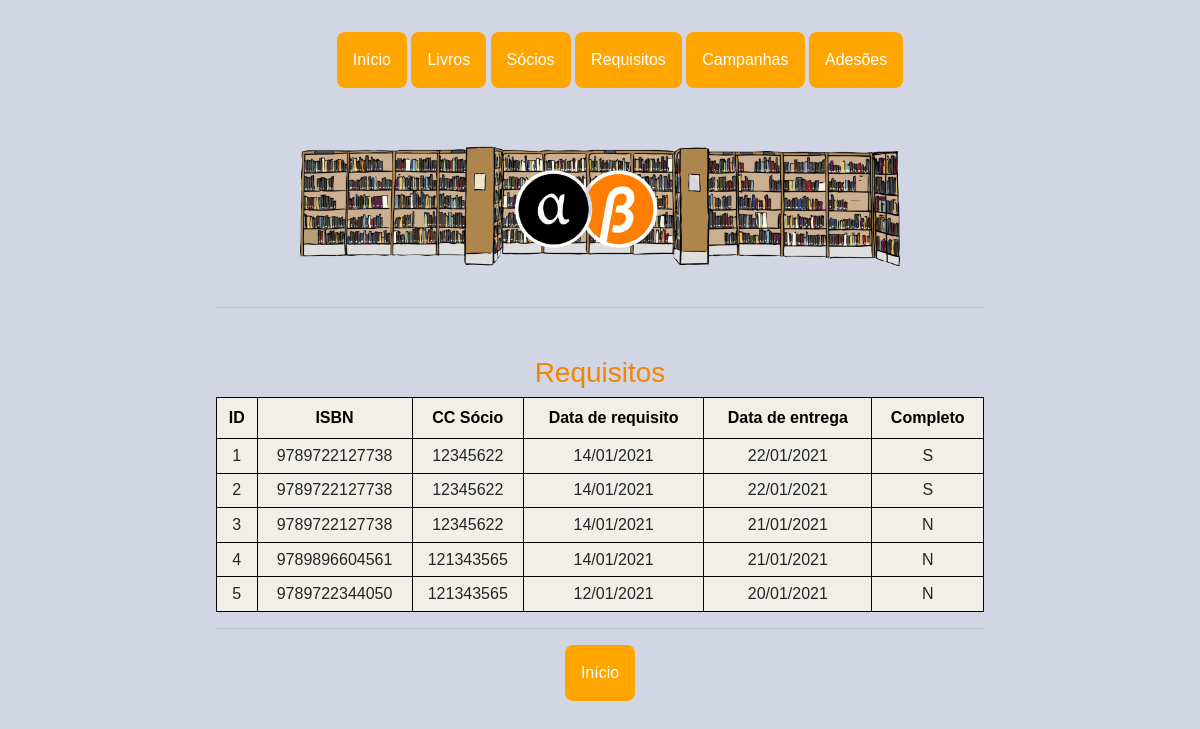
Before: /ver_req with the older database file.
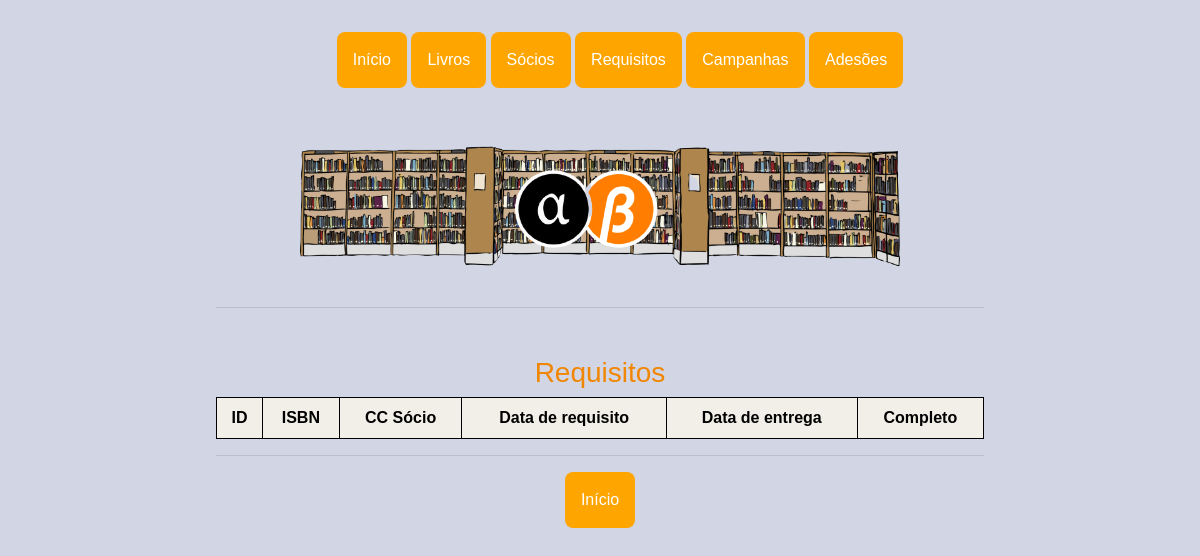
After: the same page with the newer database file.
### app.py (models this page shows)
class Requisito(db.Model):
    __tablename__ = 'requisito'
    id_req = db.Column(db.Integer, primary_key=True)
    ISBN_req = db.Column(db.Integer, db.ForeignKey('livro.ISBN'))
    cc_req = db.Column(db.Integer, db.ForeignKey('socio.cc'))
    data_req = db.Column(db.String(10))
    data_entr = db.Column(db.String(10))
    completo = db.Column(db.String(1), default='S')

### app.py (the view)
@app.route('/ver_req', methods=['GET'])
def ver_req():
    reqs = Requisito.query.all()
    return render_template('ver_req.html', reqs=reqs)

### templates/ver_req.html
{% extends "base.html"%} {%block title %}Requisitos - Biblioteca{%endblock%} {%block pic %}<img class="bgpic"
    src="{{ url_for('static', filename = 'imgs/bb.png') }}" alt="logo" />{%endblock%} {%block content%}
<h3>Requisitos</h3>
<table style="width:100%" class="pure-table pure-table-horizontal">
    <tr>
        <th>ID</th>
        <th>ISBN </th>
        <th>CC Sócio</th>
        <th>Data de requisito</th>
        <th>Data de entrega</th>
        <th>Completo</th>
    </tr>
    {% for req in reqs %}
    <tr>
        <td>{{req.id_req}}</td>
        <td>{{req.ISBN_req}}</td>
        <td>{{req.cc_req}}</td>
        <td>{{req.data_req}}</td>
        <td>{{req.data_entr}}</td>
        <td>{{req.completo}}</td>
        {% endfor %}
</table>
<hr />
<div class="dropdown">
    <li><a href="/"><button class="dropbtn botoes ">Início</button></a>
    </li>
</div>
{%endblock%}

Changed rows visible on the page:
removed Requisito: id_req "1", ISBN_req "9789722127738", cc_req "12345622", data_req "14/01/2021", data_entr "22/01/2021", completo "S"
removed Requisito: id_req "2", ISBN_req "9789722127738", cc_req "12345622", data_req "14/01/2021", data_entr "22/01/2021", completo "S"
removed Requisito: id_req "3", ISBN_req "9789722127738", cc_req "12345622", data_req "14/01/2021", data_entr "21/01/2021", completo "N"
removed Requisito: id_req "4", ISBN_req "9789896604561", cc_req "121343565", data_req "14/01/2021", data_entr "21/01/2021", completo "N"
removed Requisito: id_req "5", ISBN_req "9789722344050", cc_req "121343565", data_req "12/01/2021", data_entr "20/01/2021", completo "N"
